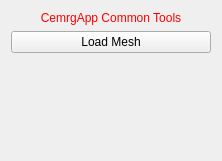
<?xml version="1.0" encoding="UTF-8"?>
<ui version="4.0">
 <class>QmitkCemrgAppCommonToolsControls</class>
 <widget class="QWidget" name="QmitkCemrgAppCommonToolsControls">
  <property name="geometry">
   <rect>
    <x>0</x>
    <y>0</y>
    <width>222</width>
    <height>161</height>
   </rect>
  </property>
  <property name="minimumSize">
   <size>
    <width>0</width>
    <height>0</height>
   </size>
  </property>
  <property name="windowTitle">
   <string>QmitkTemplate</string>
  </property>
  <layout class="QVBoxLayout" name="verticalLayout">
   <item>
    <widget class="QLabel" name="label">
     <property name="styleSheet">
      <string notr="true">QLabel { color: rgb(255, 0, 0) }</string>
     </property>
     <property name="text">
      <string>CemrgApp Common Tools</string>
     </property>
     <property name="alignment">
      <set>Qt::AlignCenter</set>
     </property>
    </widget>
   </item>
   <item>
    <widget class="QPushButton" name="button_1">
     <property name="toolTip">
      <string>Do image processing</string>
     </property>
     <property name="text">
      <string>Load Mesh</string>
     </property>
    </widget>
   </item>
   <item>
    <spacer name="spacer1">
     <property name="orientation">
      <enum>Qt::Vertical</enum>
     </property>
     <property name="sizeType">
      <enum>QSizePolicy::Expanding</enum>
     </property>
     <property name="sizeHint" stdset="0">
      <size>
       <width>20</width>
       <height>220</height>
      </size>
     </property>
    </spacer>
   </item>
  </layout>
 </widget>
 <layoutdefault spacing="6" margin="11"/>
 <resources/>
 <connections/>
</ui>
